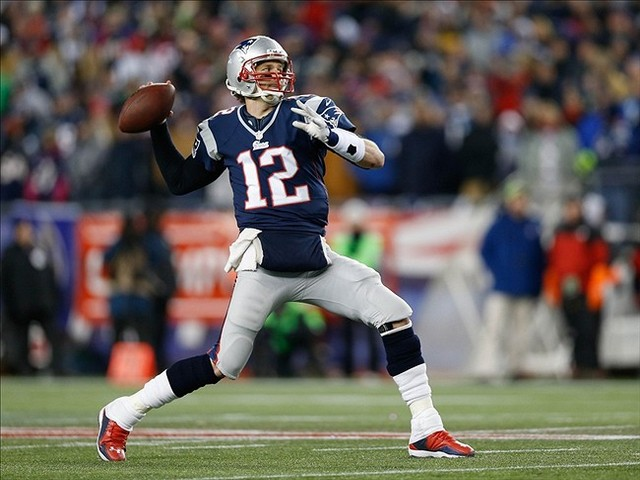
#> input picture Codes/Course_codes_image/image_3.jpg, 640 x 480 px
$ python 4.3-Flipping.py
#> lines starting #> are read from the running program, lines starting #| are printed output that depends on the picture
import cv2
import numpy as np


image = cv2.imread('image_3.jpg')
#> image is the input picture: shape (480, 640, 3); mean B, G, R 89.5, 95.7, 100.9
cv2.imshow("original", image)
cv2.waitKey(0)


#flipping vertical
flip = cv2.flip(image, 0)
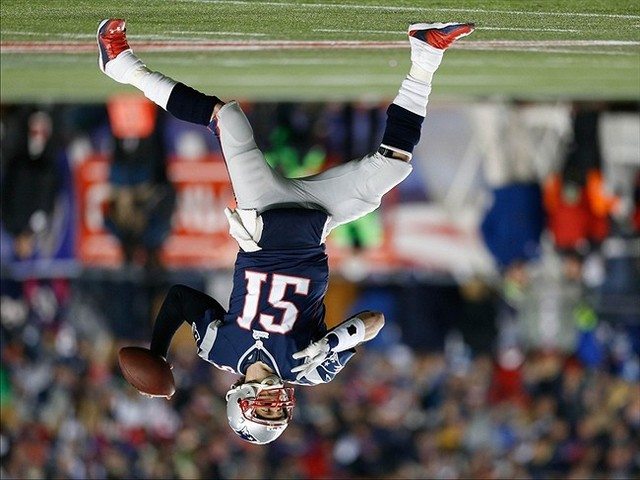
#> flip: shape (480, 640, 3); mean B, G, R 89.5, 95.7, 100.9
cv2.imshow("horizontal", flip)
cv2.waitKey(0)


#flipping horizotal

flip1 = cv2.flip(image, 1)
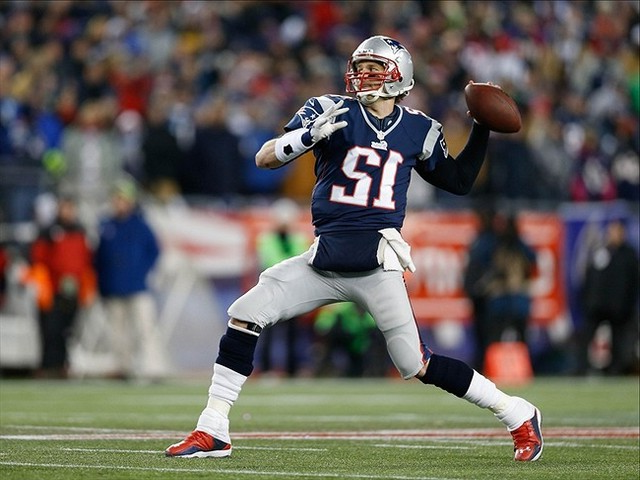
#> flip1: shape (480, 640, 3); mean B, G, R 89.5, 95.7, 100.9
cv2.imshow("vertical", flip1)
cv2.waitKey(0)

flip2 = cv2.flip(image, -1)
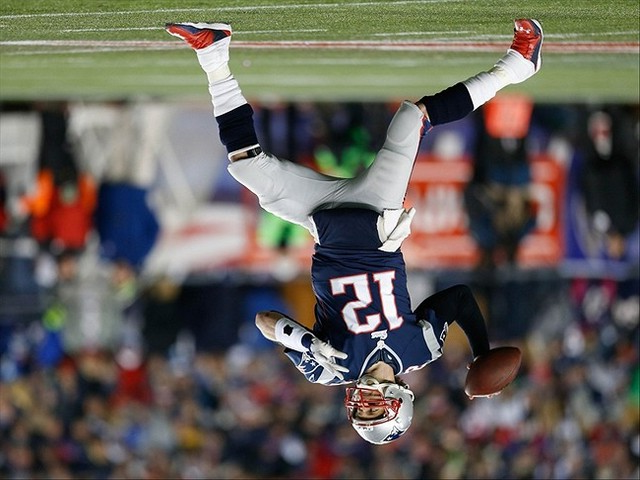
#> flip2: shape (480, 640, 3); mean B, G, R 89.5, 95.7, 100.9
cv2.imshow("horizontal and vertical", flip2)
cv2.waitKey(0)
cv2.destroyAllWindows()

$ run again, with Codes/Course_codes_image/image_1.jpg copied over Codes/Course_codes_image/image_3.jpg
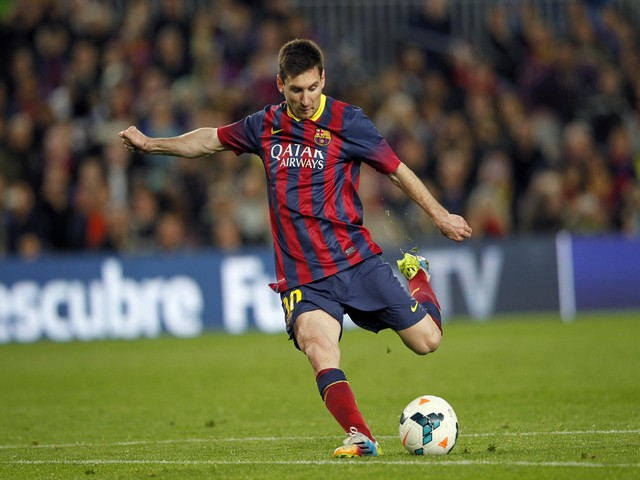
#> input picture Codes/Course_codes_image/image_1.jpg, 640 x 480 px
#> image is the input picture: shape (480, 640, 3); mean B, G, R 67.8, 93, 94.5
#> `flip1 = cv2.flip(image, 1)`:
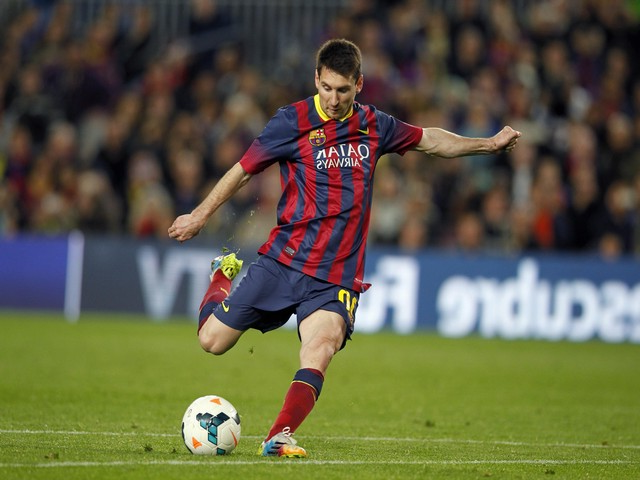
#> flip1: shape (480, 640, 3); mean B, G, R 67.8, 93, 94.5
#> `flip2 = cv2.flip(image, -1)`:
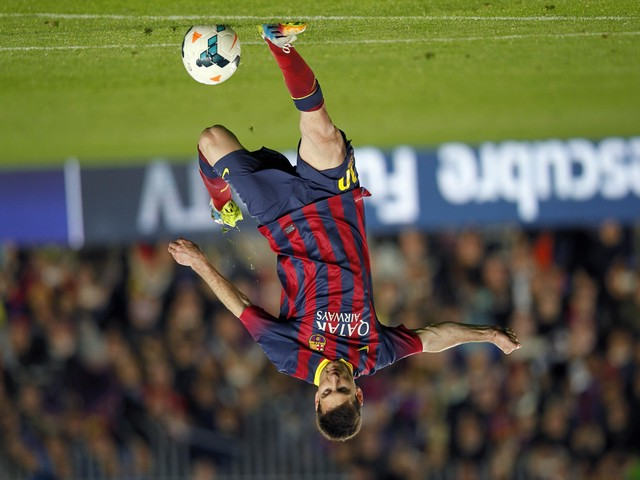
#> flip2: shape (480, 640, 3); mean B, G, R 67.8, 93, 94.5

$ run again, with Codes/Course_codes_image/image_2.jpg copied over Codes/Course_codes_image/image_3.jpg
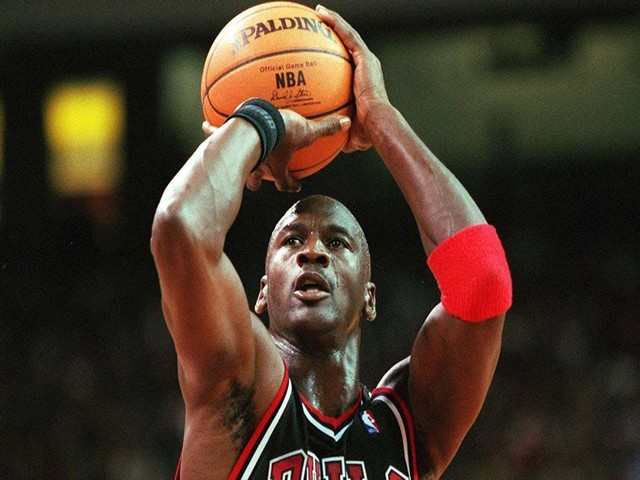
#> input picture Codes/Course_codes_image/image_2.jpg, 640 x 480 px
#> image is the input picture: shape (480, 640, 3); mean B, G, R 39, 53.7, 69.6
#> `flip1 = cv2.flip(image, 1)`:
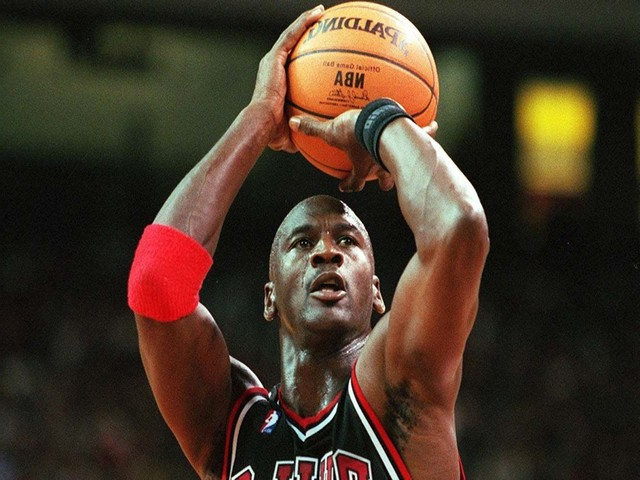
#> flip1: shape (480, 640, 3); mean B, G, R 39, 53.7, 69.6
#> `flip2 = cv2.flip(image, -1)`:
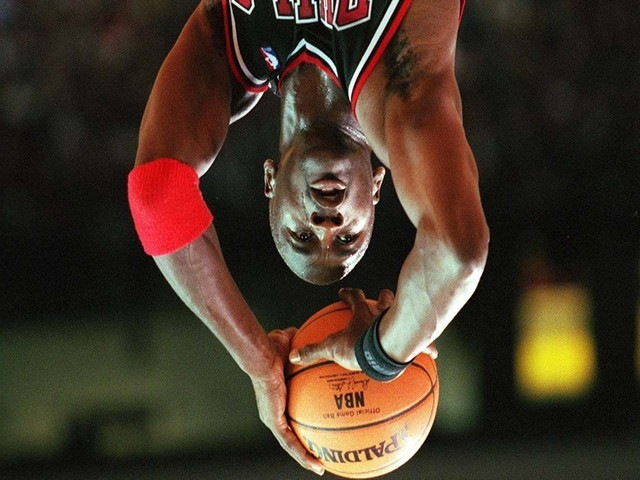
#> flip2: shape (480, 640, 3); mean B, G, R 39, 53.7, 69.6

$ run again, with Codes/Course_codes_image/image_4.jpg copied over Codes/Course_codes_image/image_3.jpg
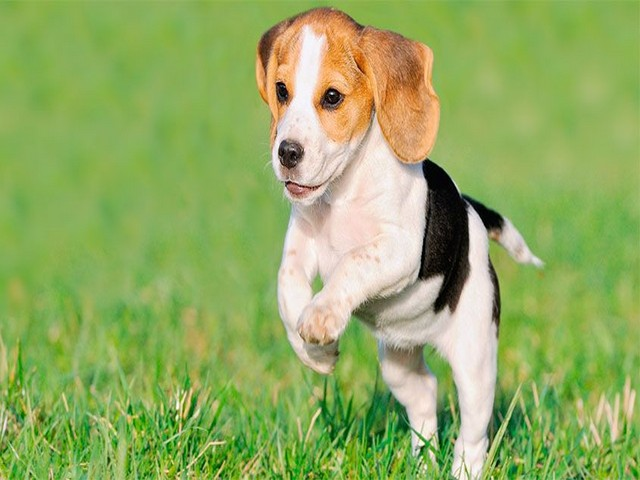
#> input picture Codes/Course_codes_image/image_4.jpg, 640 x 480 px
#> image is the input picture: shape (480, 640, 3); mean B, G, R 97.4, 171.8, 145.8
#> `flip1 = cv2.flip(image, 1)`:
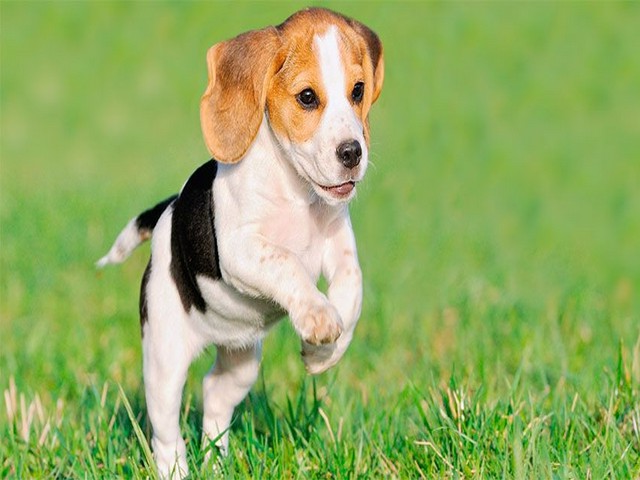
#> flip1: shape (480, 640, 3); mean B, G, R 97.4, 171.8, 145.8
#> `flip2 = cv2.flip(image, -1)`:
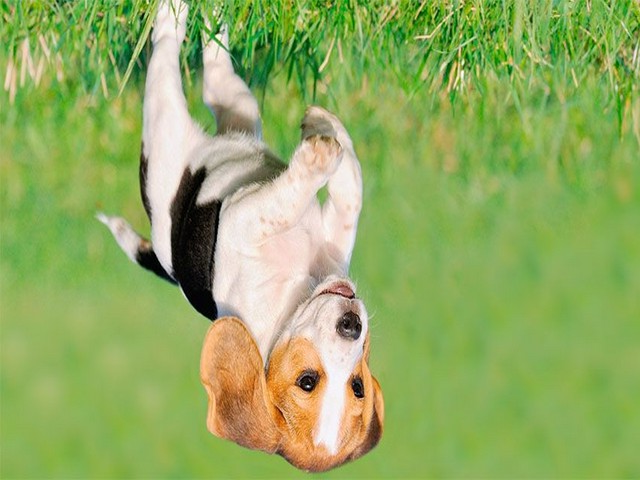
#> flip2: shape (480, 640, 3); mean B, G, R 97.4, 171.8, 145.8
